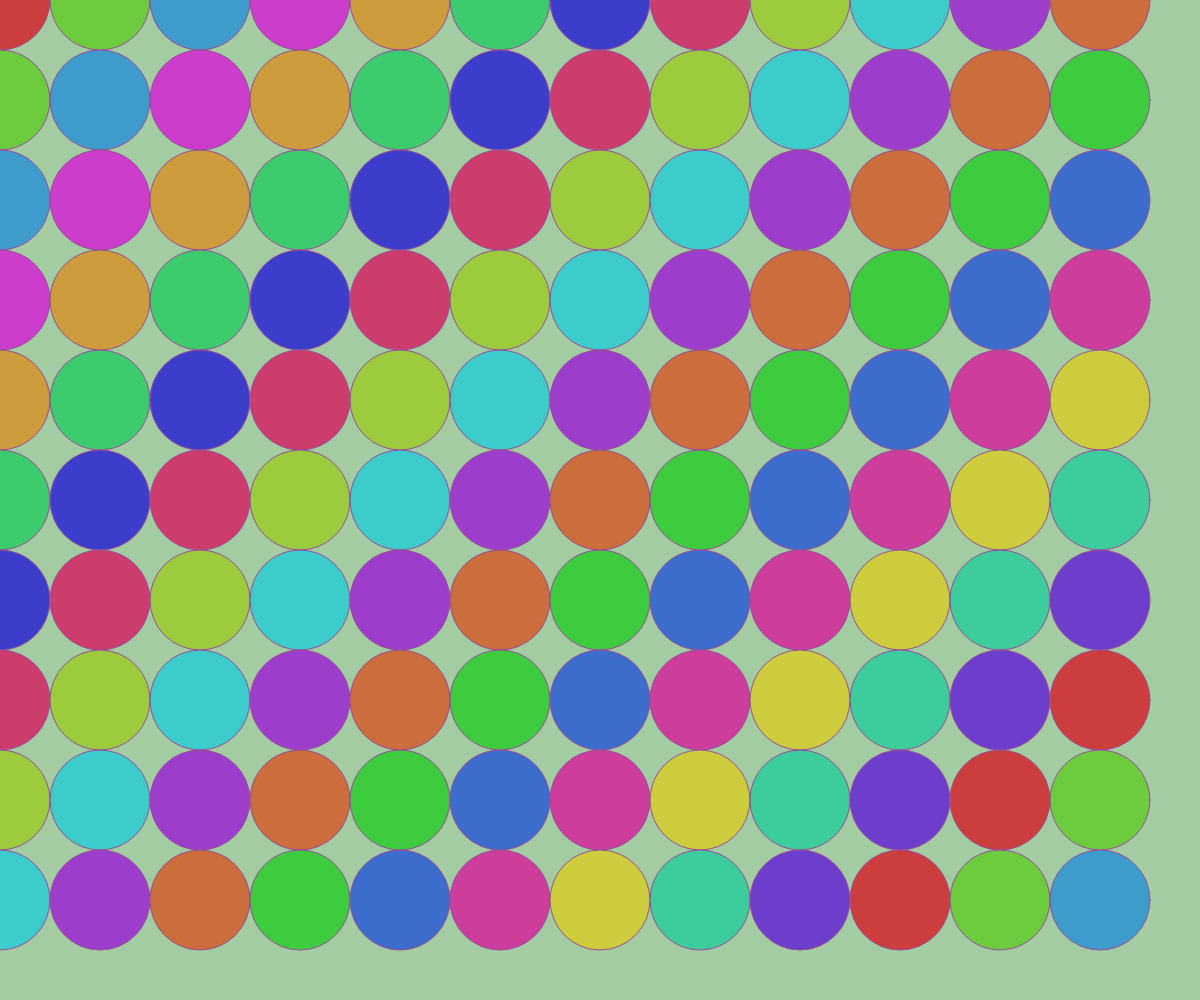
Frame 1 (no input)
Frame 60 (no input): identical to frame 1, image omitted
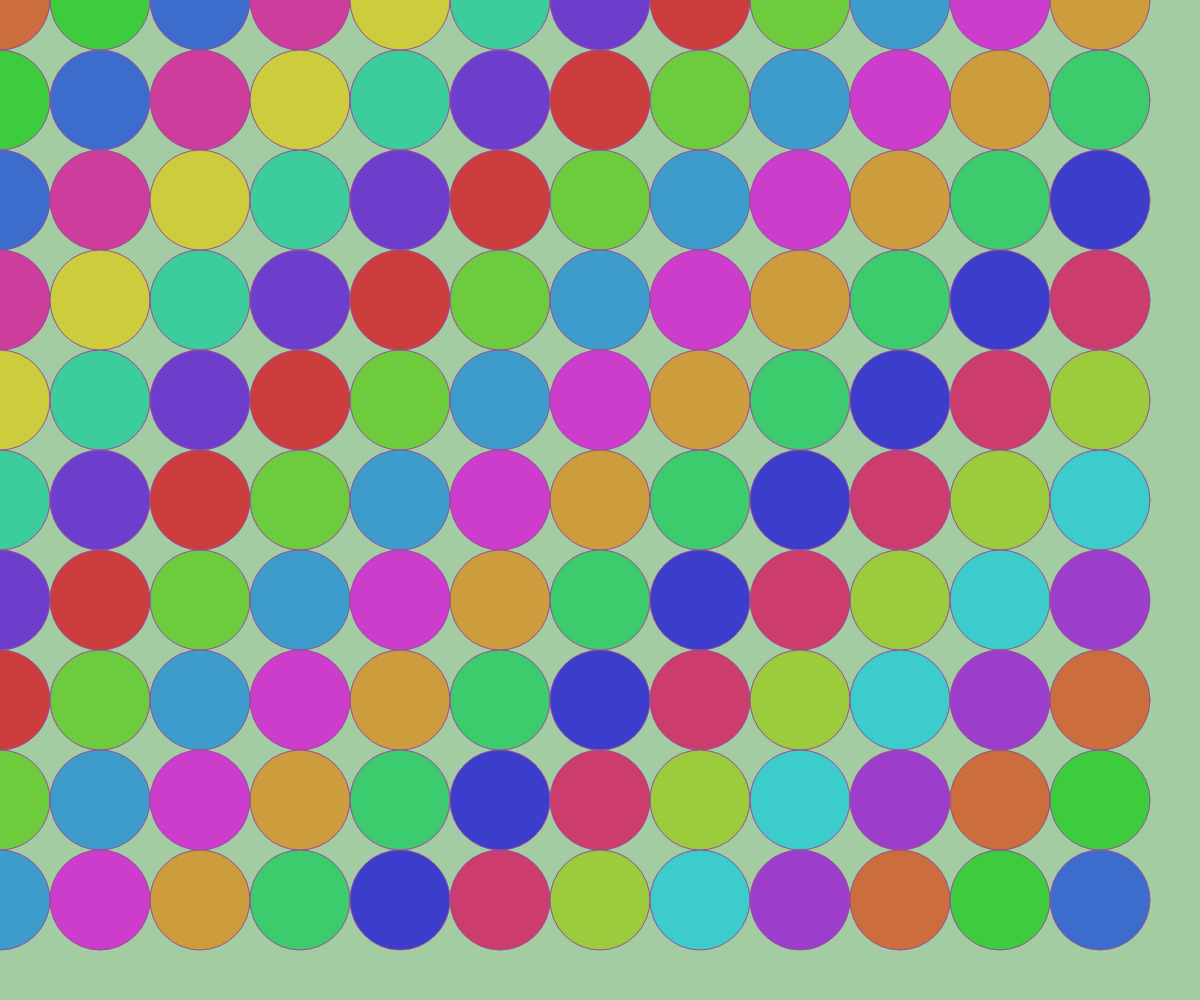
Frame 120 (the mouse pressed at the canvas centre since frame 60)

The p5.js sketch that drew these frames (run headless with seeded random() and noise() and a simulated clock; from frame 60 on, the mouse is pressed at the canvas centre):

// p5.js sketch
// ── sketch.js
function setup() {
  createCanvas(windowWidth,windowHeight);
  //background("#000000");//背景顏色

  // --- 以下為新增的程式碼 ---
  fill(255); // 設定文字顏色為白色
  textAlign(CENTER, TOP); // 設定文字對齊方式為水平置中、垂直置頂
  textSize(16); // 設定合適的文字大小
  //text('按著滑鼠左鍵拖曳', width / 2, 20); // 在畫布頂部中間顯示文字
  colorMode(HSB)
  background(120,20,80);
  
}

function draw() {
  background(120,20,80); // 每一幀重繪背景，避免重疊
  stroke(300,50,60); // 設定圓的邊框顏色，使用 HSB 色彩模式，色相固定為 300，飽和度和亮度固定為 50 和 60
  
  let c_width = 100; // 圓的寬度
  let c_height = 100; // 圓的高度
  
  for (let i = 0; i < width; i += c_width) { // i += c_width 讓圓形在水平方向有間隔
    for (let j = 0; j < height; j += c_height) { // j += c_height 讓圓形在垂直方向也有間隔
      fill((i + j + mouseX + mouseY) % 360, 70, 80); // 顏色根據位置 (x+y) 變化
      ellipse(i, j, c_width, c_height); // 畫圓
    }
  }
}
//畫布可以重新定寬與高
function windowResized() {
  resizeCanvas(windowWidth, windowHeight);
}// 畫布可以重新定義寬與高
